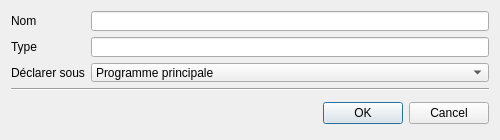
<?xml version="1.0" encoding="UTF-8"?>
<ui version="4.0">
 <class>Dialog_Declaration_variable</class>
 <widget class="QDialog" name="Dialog_Declaration_variable">
  <property name="geometry">
   <rect>
    <x>0</x>
    <y>0</y>
    <width>500</width>
    <height>140</height>
   </rect>
  </property>
  <property name="minimumSize">
   <size>
    <width>200</width>
    <height>100</height>
   </size>
  </property>
  <property name="maximumSize">
   <size>
    <width>500</width>
    <height>140</height>
   </size>
  </property>
  <property name="windowTitle">
   <string>Déclarer un variable</string>
  </property>
  <property name="windowIcon">
   <iconset resource="../../Source.qrc">
    <normaloff>:/Icons/Icon/Icons8-Ios7-Editing-Increase-Font.ico</normaloff>:/Icons/Icon/Icons8-Ios7-Editing-Increase-Font.ico</iconset>
  </property>
  <layout class="QGridLayout" name="gridLayout_3">
   <item row="0" column="0">
    <layout class="QGridLayout" name="gridLayout">
     <item row="0" column="0">
      <widget class="QLabel" name="label">
       <property name="text">
        <string>Nom</string>
       </property>
      </widget>
     </item>
     <item row="0" column="1">
      <widget class="QLineEdit" name="nom"/>
     </item>
     <item row="1" column="0">
      <widget class="QLabel" name="label_2">
       <property name="text">
        <string>Type</string>
       </property>
      </widget>
     </item>
     <item row="1" column="1">
      <widget class="QLineEdit" name="Type"/>
     </item>
     <item row="2" column="0">
      <widget class="QLabel" name="label_3">
       <property name="text">
        <string>Déclarer sous</string>
       </property>
      </widget>
     </item>
     <item row="2" column="1">
      <widget class="QComboBox" name="program">
       <item>
        <property name="text">
         <string>Programme principale</string>
        </property>
       </item>
      </widget>
     </item>
    </layout>
   </item>
   <item row="2" column="0">
    <layout class="QHBoxLayout" name="horizontalLayout">
     <item>
      <widget class="QWidget" name="widget" native="true">
       <layout class="QGridLayout" name="gridLayout_2">
        <item row="0" column="0">
         <widget class="QLabel" name="commentaire">
          <property name="styleSheet">
           <string notr="true">#commentaire{
color : red;
}</string>
          </property>
          <property name="text">
           <string/>
          </property>
         </widget>
        </item>
       </layout>
      </widget>
     </item>
     <item>
      <widget class="QDialogButtonBox" name="buttonBox">
       <property name="orientation">
        <enum>Qt::Horizontal</enum>
       </property>
       <property name="standardButtons">
        <set>QDialogButtonBox::Cancel|QDialogButtonBox::Ok</set>
       </property>
      </widget>
     </item>
    </layout>
   </item>
   <item row="1" column="0">
    <widget class="Line" name="line">
     <property name="orientation">
      <enum>Qt::Horizontal</enum>
     </property>
    </widget>
   </item>
  </layout>
 </widget>
 <resources>
  <include location="../../Source.qrc"/>
 </resources>
 <connections>
  <connection>
   <sender>buttonBox</sender>
   <signal>accepted()</signal>
   <receiver>Dialog_Declaration_variable</receiver>
   <slot>accept()</slot>
   <hints>
    <hint type="sourcelabel">
     <x>248</x>
     <y>254</y>
    </hint>
    <hint type="destinationlabel">
     <x>157</x>
     <y>274</y>
    </hint>
   </hints>
  </connection>
  <connection>
   <sender>buttonBox</sender>
   <signal>rejected()</signal>
   <receiver>Dialog_Declaration_variable</receiver>
   <slot>reject()</slot>
   <hints>
    <hint type="sourcelabel">
     <x>316</x>
     <y>260</y>
    </hint>
    <hint type="destinationlabel">
     <x>286</x>
     <y>274</y>
    </hint>
   </hints>
  </connection>
 </connections>
</ui>
